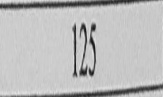
#> input picture Reference/002.jpg, 163 x 97 px
$ python crop_only_num.py   (older library calls are emulated)
#> lines starting #> are read from the running program, lines starting #| are printed output that depends on the picture; after the words box and inside, x2 and y2 are one past the last pixel; in counts of white or black regions, pixels touching at a corner belong together
import cv2
import numpy as np

img = cv2.imread('002.jpg') # Image saved offline on my computer
#> img is the input picture: shape (97, 163, 3); min 19, max 228, mean 187.3
gray = cv2.cvtColor(img,cv2.COLOR_BGR2GRAY)
_,thresh = cv2.threshold(gray,128,255,cv2.THRESH_BINARY_INV) # Change
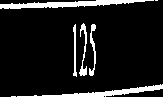
#> thresh: shape (97, 163); 10.3% white; 7 white regions (2 under 20 px), largest, box (x1, y1, x2, y2) and area: (0, 0, 154, 9) 679, (17, 84, 163, 97) 528, (79, 23, 87, 76) 158, (89, 24, 96, 76) 145, (73, 24, 77, 77) 116

# Perform morphological closing
out = cv2.morphologyEx(thresh, cv2.MORPH_CLOSE, 255*np.ones((11, 11), dtype=np.uint8))
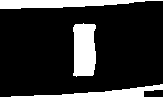
#> out: shape (97, 163); 17.2% white; 3 white regions, box (x1, y1, x2, y2) and area: (73, 23, 96, 77) 1099, (0, 0, 163, 9) 961, (11, 84, 163, 97) 663
# Perform dilation to expand the borders of the text to be sure
out = cv2.dilate(thresh, 255*np.ones((11, 11), dtype=np.uint8))
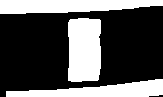
#> out: shape (97, 163); 34.4% white; 3 white regions

# For OpenCV 3.0
_,contours,hierarchy = cv2.findContours(out,cv2.RETR_EXTERNAL,cv2.CHAIN_APPROX_SIMPLE) # Change
#> contours = 3 contours; box (x1, y1, x2, y2) and area: (68, 18, 101, 82) 1908, (0, 0, 163, 14) 1644, (6, 79, 163, 97) 1451
# For OpenCV 2.4.x
# contours,hierarchy = cv2.findContours(out,cv2.RETR_EXTERNAL,cv2.CHAIN_APPROX_SIMPLE)

# Find the area made by each contour
areas = [cv2.contourArea(c) for c in contours]
#> areas = [1451, 1908, 1644]

# Figure out which contour has the largest area
idx = np.argmax(areas)
#> idx = 1

# Choose that contour, then get the bounding rectangle for this contour
cnt = contours[idx]
#> cnt = contour of 33 points, box (x1, y1, x2, y2) (68, 18, 101, 82), area 1908
x,y,w,h = cv2.boundingRect(cnt)
#> x = 68; y = 18; w = 33; h = 64

# Crop
crop = img[y:y+h,x:x+w]
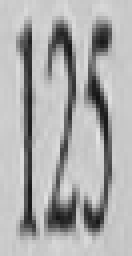
#> crop: shape (64, 33, 3) (shown 4 times larger); min 19, max 228, mean 172.6

cv2.imshow('Image',img)
cv2.imshow('Thresholded Image',thresh)
cv2.imshow('Closed Image',out)
cv2.imshow('Cropped', crop)
cv2.imwrite('thresh.png', thresh)
cv2.imwrite('binary.png', out)
cv2.imwrite('crop.png', crop)
cv2.waitKey(0)
cv2.destroyAllWindows()

$ run again, with Reference/001.jpg copied over Reference/002.jpg
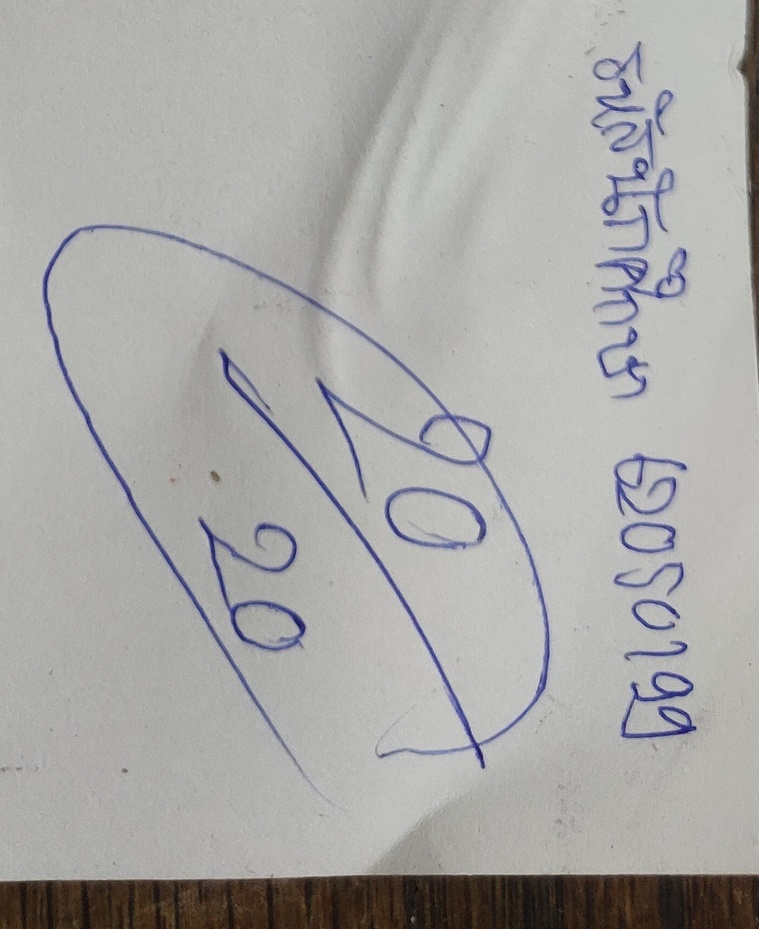
#> input picture Reference/001.jpg, 759 x 929 px, shrunk from 1393 x 1704 before the run
#> img is the input picture: shape (929, 759, 3); mean B, G, R 167.1, 168.5, 169.2
#> `_,thresh = cv2.threshold(gray,128,255,cv2.THRESH_BINARY_INV)`:
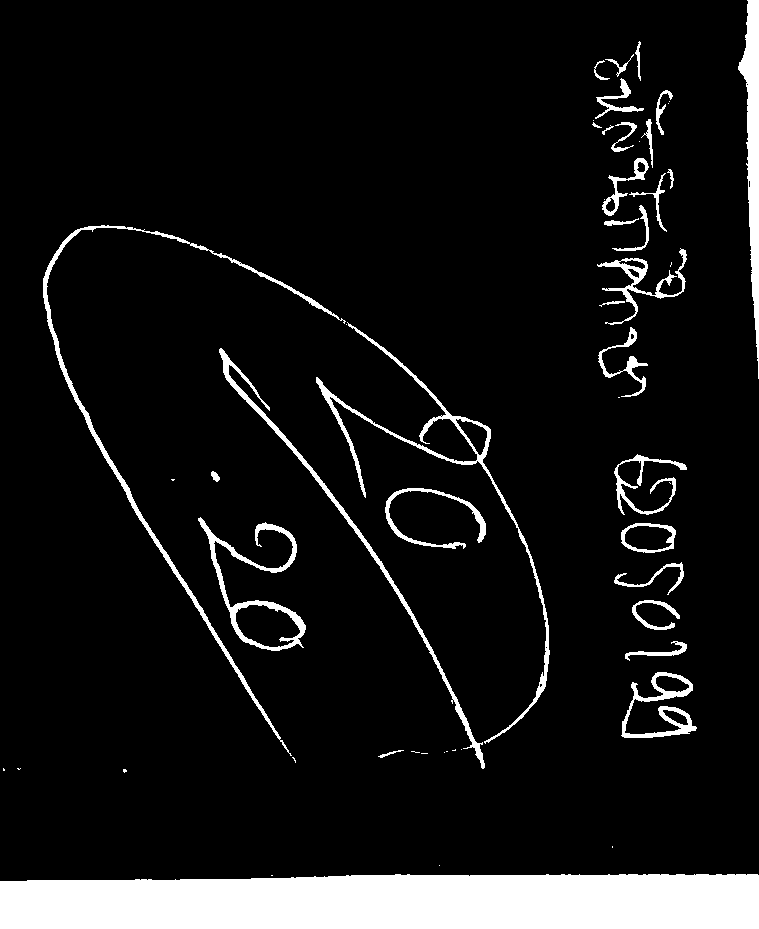
#> thresh: shape (929, 759); 9.1% white; 55 white regions (23 under 20 px), largest, box (x1, y1, x2, y2) and area: (0, 874, 759, 929) 39697, (738, 0, 759, 379) 3615, (43, 225, 346, 756) 3427
#> contours = 17 contours; largest, box (x1, y1, x2, y2) and area: (0, 860, 759, 929) 42978, (38, 220, 555, 774) 38945, (587, 36, 692, 403) 19614, (193, 512, 311, 656) 8560, (609, 449, 692, 558) 6694
#> areas = [42977.5, 110, 166.5, 142, 107.5, 710, 5053, 1221.5, 3713.5, 8559.5, 3812.5, 142, 328, 6694.5, 38945, 19613.5, 5401]
#> idx = 0
#> cnt = contour of 46 points, box (x1, y1, x2, y2) (0, 860, 759, 929), area 42978
#> x = 0; y = 860; w = 759; h = 69
#> `crop = img[y:y+h,x:x+w]`:
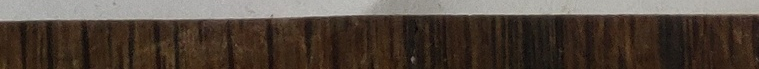
#> crop: shape (69, 759, 3); mean B, G, R 61.3, 70.5, 82.3

$ run again, with Reference/004.jpg copied over Reference/002.jpg
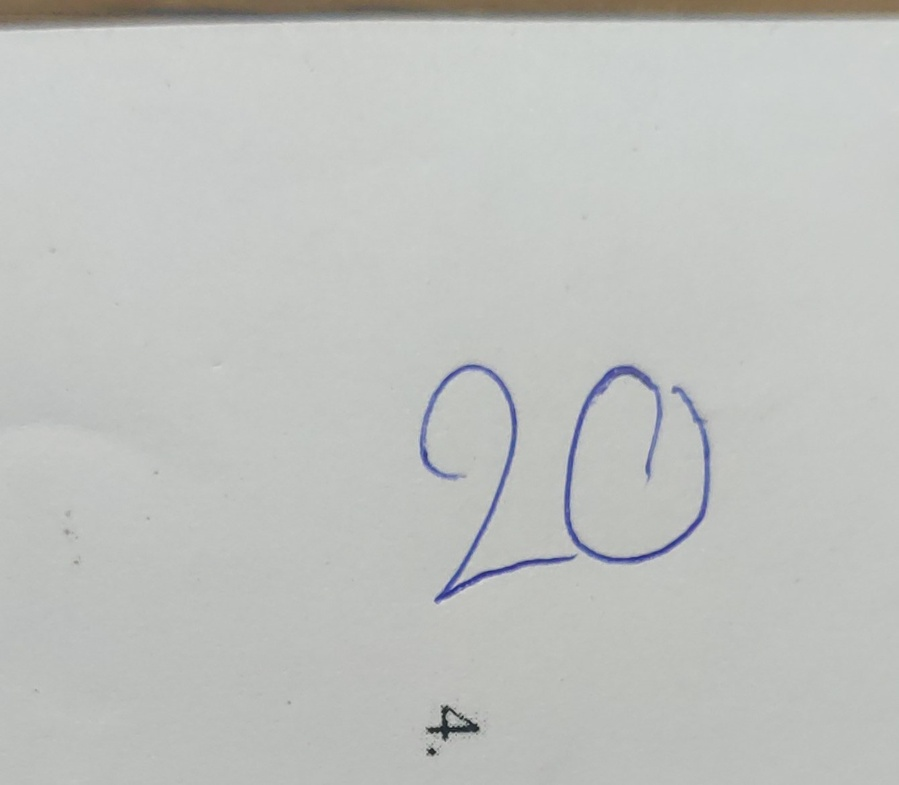
#> input picture Reference/004.jpg, 899 x 785 px, shrunk from 1340 x 1171 before the run
#> img is the input picture: shape (785, 899, 3); mean B, G, R 191.1, 193.8, 191.9
#> `_,thresh = cv2.threshold(gray,128,255,cv2.THRESH_BINARY_INV)`:
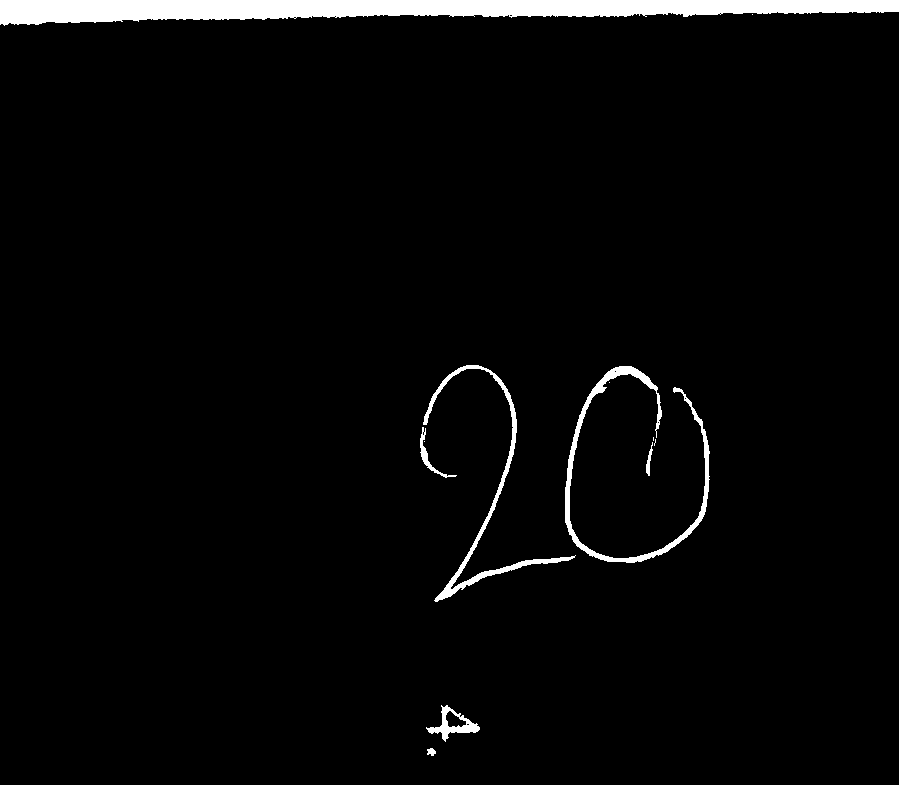
#> thresh: shape (785, 899); 3% white; 12 white regions (5 under 20 px), largest, box (x1, y1, x2, y2) and area: (0, 0, 899, 26) 15268, (565, 366, 710, 563) 2832, (423, 365, 576, 602) 2201
#> contours = 3 contours; box (x1, y1, x2, y2) and area: (0, 0, 899, 31) 19445, (415, 360, 715, 607) 19067, (421, 700, 485, 761) 2064
#> areas = [2063.5, 19067, 19445]
#> idx = 2
#> cnt = contour of 89 points, box (x1, y1, x2, y2) (0, 0, 899, 31), area 19445
#> x = 0; w = 899; h = 31
#> `crop = img[y:y+h,x:x+w]`:
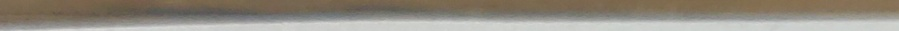
#> crop: shape (31, 899, 3); mean B, G, R 128.4, 140.1, 147.1
